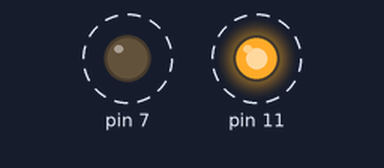
This program was run on a simulated Raspberry Pi (header pin numbers). Shown: output pins drawn as LEDs (lit = HIGH). Dashed ring = blinking.

Above: at 0.2 s.
Timing chart, 0 to 3.0 s (numbered marks = the images above):
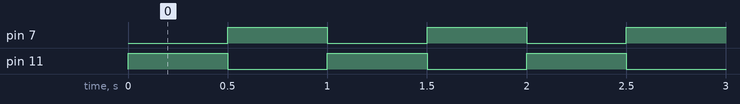

The program:

cycle2leds.py
```python
#!/usr/bin/python
import RPi.GPIO as GPIO
import time

# Set board mode this means real counting the pins
GPIO.setmode(GPIO.BOARD)
GPIO.cleanup()

# Set pin 7 and 11 to accept output
GPIO.setup(7,GPIO.OUT)
GPIO.setup(11,GPIO.OUT)

try:
    while(1):
        # Set pin 7 to HIGH this means power will flow
        GPIO.output(11, GPIO.HIGH)
        GPIO.output(7, GPIO.LOW)


        # Wait a half second
        time.sleep(0.5)

        # Set pin to low meaning power off
        GPIO.output(11, GPIO.LOW)
        GPIO.output(7, GPIO.HIGH)

        # Wait 1 second
        time.sleep(0.5)

finally:
    GPIO.cleanup()
```

Measured:
- by itself, pin 7, pin 11: alternates HIGH for 0.50 s and LOW for 0.50 s
